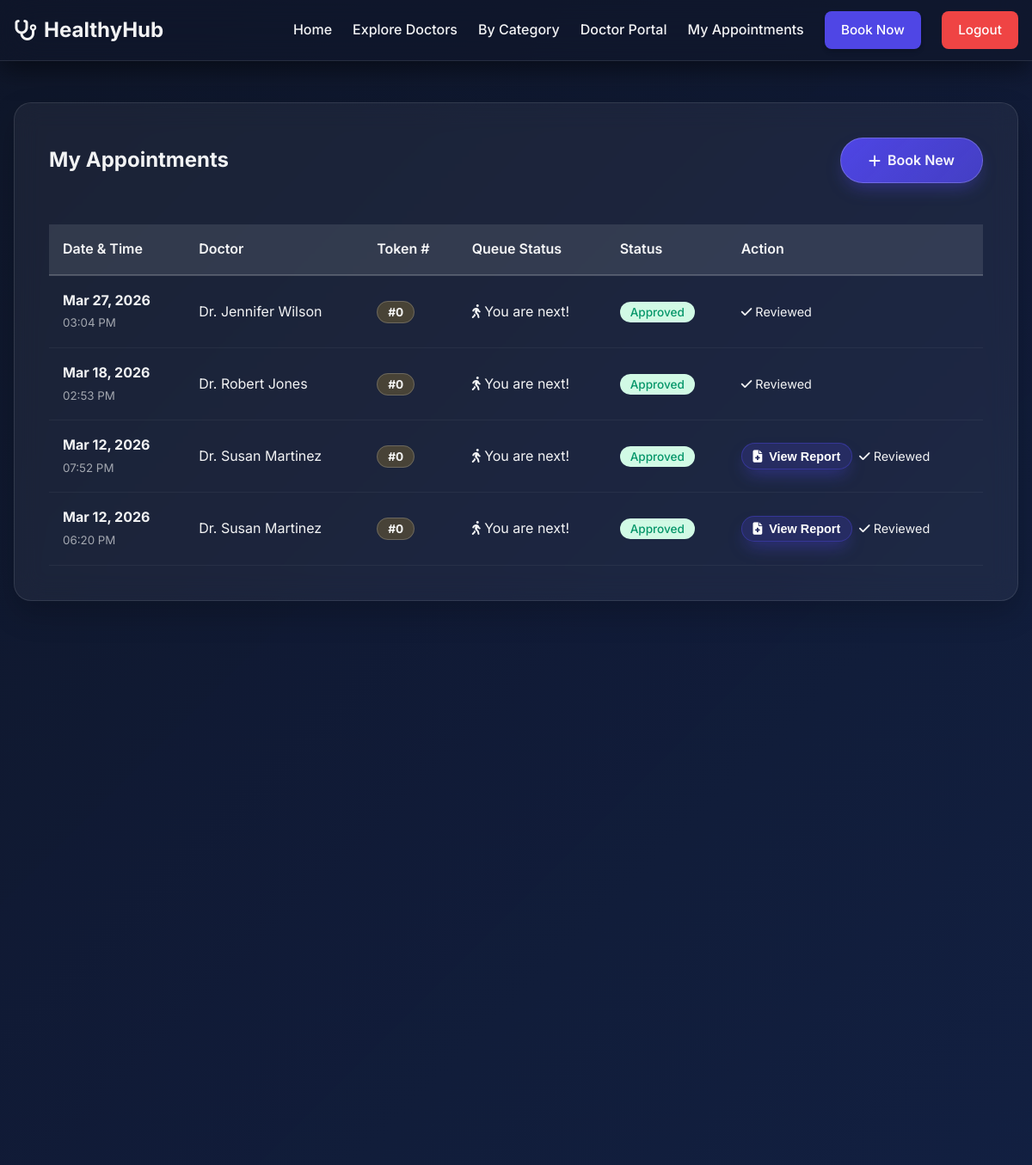
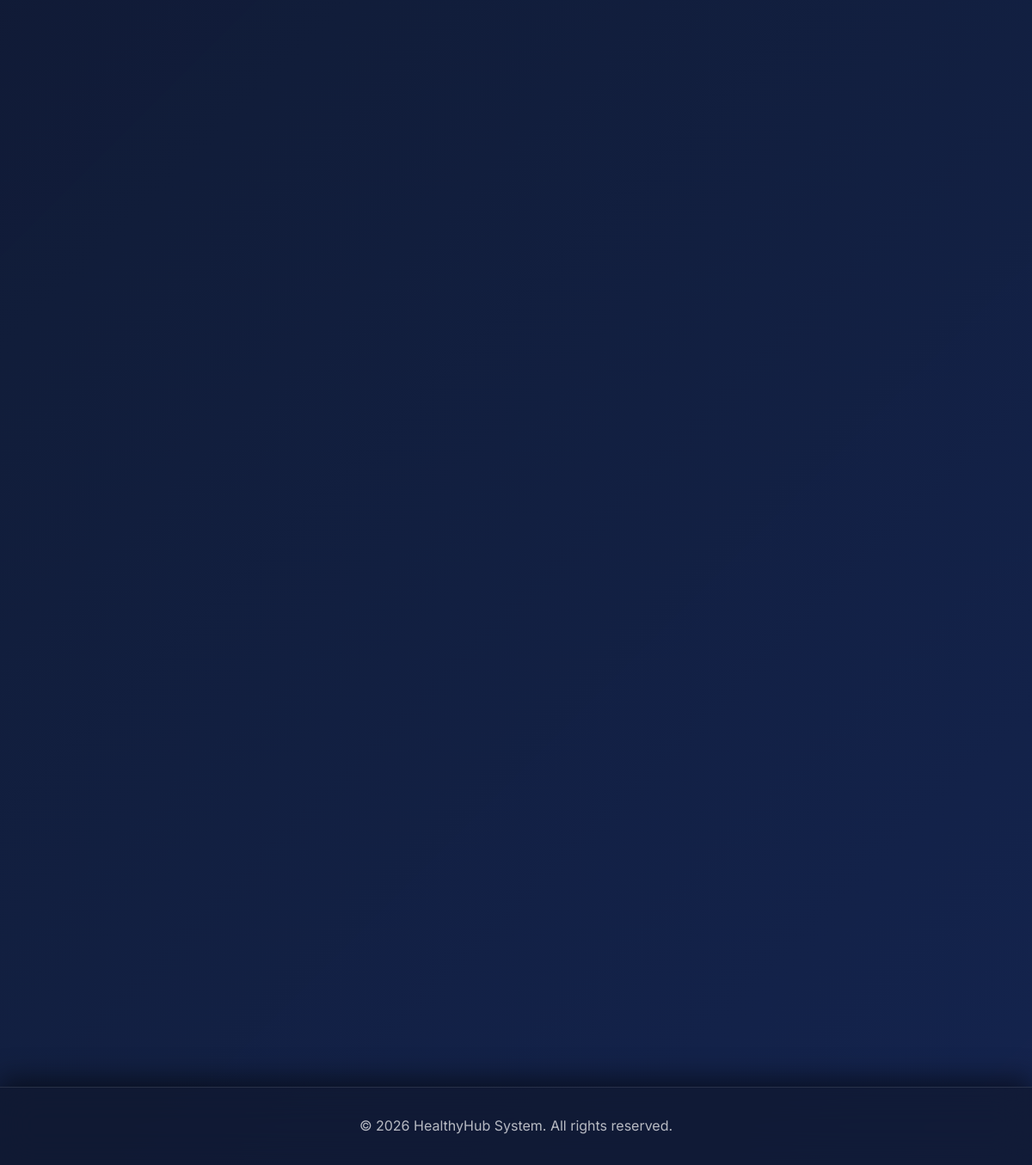
/user/dashboard.php (signed in), run on the app's committed database (2 pictures, top to bottom).
### tables this page shows
CREATE TABLE `appointments` (
  `id` int NOT NULL AUTO_INCREMENT,
  `user_id` int NOT NULL,
  `doctor_id` int NOT NULL,
  `appointment_date` date NOT NULL,
  `appointment_time` time NOT NULL,
  `patient_query` text,
  `doctor_report` text,
  `status` enum('Pending','Approved','Cancelled') NOT NULL DEFAULT 'Pending',
  `created_at` timestamp NOT NULL DEFAULT CURRENT_TIMESTAMP,
  `token_number` int DEFAULT '0',
  `medical_report` varchar(255) DEFAULT NULL,
  PRIMARY KEY (`id`),
  KEY `user_id` (`user_id`),
  KEY `doctor_id` (`doctor_id`),
  CONSTRAINT `appointments_ibfk_1` FOREIGN KEY (`user_id`) REFERENCES `users` (`id`) ON DELETE CASCADE,
  CONSTRAINT `appointments_ibfk_2` FOREIGN KEY (`doctor_id`) REFERENCES `doctors` (`id`) ON DELETE CASCADE
);

CREATE TABLE `doctors` (
  `id` int NOT NULL AUTO_INCREMENT,
  `category_id` int NOT NULL,
  `name` varchar(100) NOT NULL,
  `email` varchar(100) NOT NULL,
  `password` varchar(255) DEFAULT NULL,
  `phone` varchar(20) NOT NULL,
  `photo` varchar(255) DEFAULT NULL,
  `details` text,
  `rating` decimal(3,1) NOT NULL DEFAULT '0.0',
  `is_available` tinyint(1) NOT NULL DEFAULT '1',
  `location` varchar(255) DEFAULT 'Main Clinic',
  `fees` decimal(10,2) DEFAULT '500.00',
  PRIMARY KEY (`id`),
  KEY `category_id` (`category_id`),
  CONSTRAINT `doctors_ibfk_1` FOREIGN KEY (`category_id`) REFERENCES `categories` (`id`) ON DELETE CASCADE
);

### user/dashboard.php (the view, shortened to what this page needs)
<?php
require_once '../includes/db.php';
include '../includes/header.php';
$user_id = $_SESSION['user_id'];
$stmt = $pdo->prepare("
    SELECT a.*, d.name as doctor_name, c.name as category_name,
           (SELECT COUNT(*) FROM reviews r WHERE r.appointment_id = a.id) as has_review
    FROM appointments a
    JOIN doctors d ON a.doctor_id = d.id
    JOIN categories c ON d.category_id = c.id
    WHERE a.user_id = ?
    ORDER BY a.appointment_date DESC, a.appointment_time DESC
");
$stmt->execute([$user_id]);
$appointments = $stmt->fetchAll();
?>
<div class="global-glass-container fade-in-up">
    <div style="display: flex; justify-content: space-between; align-items: center; margin-bottom: 2rem;">
        <h2>My Appointments</h2>
        <a href="book-appointment.php" class="glass-btn"><i class="fa-solid fa-plus"></i> Book New</a>
    </div>
    <div class="table-responsive">
        <table>
            <thead>
                <tr>
                    <th>Date & Time</th>
                    <th>Doctor</th>
                    <th>Token #</th>
                    <th>Queue Status</th>
                    <th>Status</th>
                    <th>Action</th>
                </tr>
            </thead>
            <tbody>
                <?php if(count($appointments) > 0): ?>
                    <?php foreach ($appointments as $appt): ?>
                        <tr>
                            <td>
                                <strong><?php echo date('M d, Y', strtotime($appt['appointment_date'])); ?></strong><br>
                                <small class="text-gray"><?php echo date('h:i A', strtotime($appt['appointment_time'])); ?></small>
                            </td>
                            <td><?php echo htmlspecialchars($appt['doctor_name']); ?></td>
                            <td><span class="glass-badge" style="background: rgba(251, 191, 36, 0.2); color: #fbbf24; font-weight: 700;">#<?php echo $appt['token_number']; ?></span></td>
                            <td>
                                <?php
                                    if ($appt['status'] === 'Approved') {
                                        $aheadStmt = $pdo->prepare("SELECT COUNT(*) FROM appointments WHERE doctor_id = ? AND appointment_date = ? AND token_number < ? AND status = 'Approved' AND doctor_report IS NULL");
                                        $aheadStmt->execute([$appt['doctor_id'], $appt['appointment_date'], $appt['token_number']]);
                                        $ahead = $aheadStmt->fetchColumn();
                                        $waitTime = $ahead * 15;
                                        if ($ahead == 0) {
                                            echo '<span style="color: #6ee7b7;"><i class="fa-solid fa-person-walking"></i> You are next!</span>';
                                        } else {
                                            echo '<span style="color: #fbbf24;"><i class="fa-solid fa-clock"></i> '.$ahead.' ahead (~'.$waitTime.'m)</span>';
                                        }
                                    } else {
                                        echo '<span class="text-gray">Pending Approval</span>';
                                    }
                                ?>
                            </td>
                            <td>
                                <?php
                                    $statusClass = 'badge-pending';
                                    if ($appt['status'] === 'Approved') $statusClass = 'badge-approved';
                                ?>
                                <span class="badge <?php echo $statusClass; ?>">
                                    <?php echo htmlspecialchars($appt['status']); ?>
                                </span>
                            </td>
                            <td>
                                <div style="display: flex; gap: 0.5rem; flex-wrap: wrap; align-items: center;">
                                    <?php if (!empty($appt['doctor_report'])): ?>
                                        <button class="glass-btn" style="background: rgba(79, 70, 229, 0.2); border-color: rgba(79, 70, 229, 0.4); color: white; padding: 0.4rem 0.8rem; font-size: 0.9rem; height: auto;"
                                                onclick="showReport('<?php echo addslashes(htmlspecialchars($appt['doctor_name'])); ?>', '<?php echo addslashes(htmlspecialchars($appt['doctor_report'])); ?>')">
                                            <i class="fa-solid fa-file-medical"></i> View Report
                                        </button>
                                    <?php endif; ?>
                                    <?php if ($appt['status'] === 'Approved'): ?>
                                        <?php if ($appt['has_review'] > 0): ?>
                                            <span class="text-gray" style="font-size: 0.9rem;"><i class="fa-solid fa-check"></i> Reviewed</span>
                                        <?php else: ?>
                                            <a href="leave-review.php?appointment_id=<?php echo $appt['id']; ?>" class="btn btn-secondary" style="padding: 0.4rem 0.8rem; font-size: 0.9rem;">Leave Review</a>
                                        <?php endif; ?>
                                    <?php endif; ?>
                                </div>
                            </td>
                        </tr>
                    <?php endforeach; ?>
                <?php endif; ?>
            </tbody>
        </table>
    </div>
</div>
<?php include '../includes/footer.php'; ?>

### css/style.css (style rules this page uses)
:root { --primary: #4F46E5; --primary-hover: #4338CA; --secondary: #10B981; --secondary-hover: #059669; --danger: #EF4444; --danger-hover: #DC2626; --dark: #111827; --light: #F9FAFB; --gray: #6B7280; --gray-light: #E5E7EB; --font-main: 'Inter', sans-serif; --radius-md: 8px; --radius-lg: 12px; --shadow-sm: 0 1px 2px 0 rgba(0, 0, 0, 0.05); --shadow-md: 0 4px 6px -1px rgba(0, 0, 0, 0.1), 0 2px 4px -1px rgba(0, 0, 0, 0.06); --shadow-lg: 0 10px 15px -3px rgba(0, 0, 0, 0.1), 0 4px 6px -2px rgba(0, 0, 0, 0.05); --transition: all 0.3s ease; }
* { margin: 0; padding: 0; box-sizing: border-box; }
body { font-family: var(--font-main); background-color: var(--light); color: var(--dark); line-height: 1.6; display: flex; flex-direction: column; min-height: 100vh; overflow-x: hidden; }
a { text-decoration: none; color: var(--primary); transition: var(--transition); }
.table-responsive { overflow-x: auto; }
table { width: 100%; border-collapse: collapse; margin-top: 1rem; background: white; border-radius: var(--radius-md); overflow: hidden; box-shadow: var(--shadow-sm); }
thead { background-color: var(--gray-light); }
th, td { padding: 1rem; text-align: left; border-bottom: 1px solid var(--gray-light); }
th { font-weight: 600; color: var(--dark); }
.badge { padding: 0.25rem 0.75rem; border-radius: 9999px; font-size: 0.85rem; font-weight: 500; }
.badge-approved { background-color: #D1FAE5; color: #059669; }
.fade-in-up { opacity: 0; transform: translateY(40px); transition: opacity 0.8s ease-out, transform 0.8s ease-out; }
.fade-in-up.visible { opacity: 1; transform: translateY(0); }
body.global-glass-body { background: url('https://images.unsplash.com/photo-1551076805-e1869033e561?ixlib=rb-4.0.3&auto=format&fit=crop&w=1920&q=80') no-repeat center center fixed; background-size: cover; background-color: #0f172a; position: relative; color: white; }
body.global-glass-body::before { content: ''; position: fixed; top: 0; left: 0; right: 0; bottom: 0; background: linear-gradient(-45deg, rgba(15, 23, 42, 0.85), rgba(30, 58, 138, 0.75), rgba(15, 23, 42, 0.85)); background-size: 400% 400%; animation: gradientBG 15s ease infinite; z-index: -1; }
body.global-glass-body h1, body.global-glass-body h2, body.global-glass-body h3, body.global-glass-body p, body.global-glass-body span:not(.review-stars):not(.badge), body.global-glass-body label, body.global-glass-body th, body.global-glass-body td:not(.text-warning), body.global-glass-body a:not(.btn) { color: rgba(255, 255, 255, 0.95) !important; }
body.global-glass-body .badge-approved { color: #059669 !important; }
body.global-glass-body .text-gray { color: rgba(255, 255, 255, 0.6) !important; }
.global-glass-container { background: rgba(255, 255, 255, 0.05); backdrop-filter: blur(15px); -webkit-backdrop-filter: blur(15px); border: 1px solid rgba(255, 255, 255, 0.1); border-radius: 20px; padding: 2.5rem; width: 100%; box-shadow: 0 15px 35px rgba(0, 0, 0, 0.2); margin-bottom: 2rem; transition: transform 0.3s ease, box-shadow 0.3s ease; }
body.global-glass-body table { background: transparent !important; box-shadow: none !important; border-radius: 0; }
body.global-glass-body thead { background: transparent !important; }
body.global-glass-body th { background: rgba(255, 255, 255, 0.1) !important; border-bottom: 2px solid rgba(255, 255, 255, 0.2) !important; }
body.global-glass-body td { border-bottom: 1px solid rgba(255, 255, 255, 0.05) !important; }
.glass-btn { background: linear-gradient(135deg, var(--primary) 0%, rgba(79, 70, 229, 0.8) 100%); color: white !important; border: 1px solid rgba(255, 255, 255, 0.2); border-radius: 50px; padding: 0.8rem 2rem; font-weight: 600; cursor: pointer; transition: all 0.3s ease; box-shadow: 0 10px 20px -5px rgba(79, 70, 229, 0.4); display: inline-flex; align-items: center; justify-content: center; gap: 0.5rem; }
.glass-badge { background: rgba(255, 255, 255, 0.1); backdrop-filter: blur(5px); border: 1px solid rgba(255, 255, 255, 0.2); color: white; padding: 0.25rem 0.75rem; border-radius: 50px; font-size: 0.85rem; }

### data on the page
appointments: appointment_date "Mar 27, 2026", appointment_time "03:04 PM", doctor.name "Dr. Jennifer Wilson", token_number "0", shows "You are next!", status "Approved", shows "Reviewed"
appointments: appointment_date "Mar 18, 2026", appointment_time "02:53 PM", doctor.name "Dr. Robert Jones", token_number "0", shows "You are next!", status "Approved", shows "Reviewed"
appointments: appointment_date "Mar 12, 2026", appointment_time "07:52 PM", doctor.name "Dr. Susan Martinez", token_number "0", shows "You are next!", status "Approved", shows "Reviewed"
appointments: appointment_date "Mar 12, 2026", appointment_time "06:20 PM", doctor.name "Dr. Susan Martinez", token_number "0", shows "You are next!", status "Approved", shows "Reviewed"
